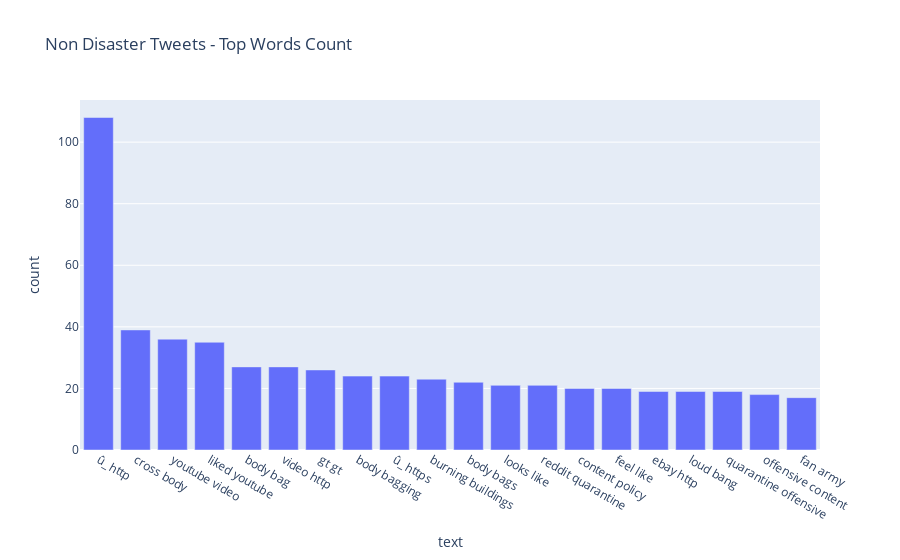

Notebook code for this chart:
### Code cell
df2 = pd.DataFrame(non_disaster_tweets_counter_bigram,
                   columns = ['text' , 'count'])

fig = px.bar(df2[:20],
             x='text',
             y='count',
             title="Non Disaster Tweets - Top Words Count")
fig.show()

### Figure 1 — Plotly figure (JSON) as saved in the notebook; plotly's stock layout.template omitted (floating-point values rounded to 4 significant figures)
{"data": [{"alignmentgroup": "True", "hovertemplate": "text=%{x}<br>count=%{y}<extra></extra>", "legendgroup": "", "marker": {"color": "#636efa"}, "name": "", "offsetgroup": "", "orientation": "v", "showlegend": false, "textposition": "auto", "type": "bar", "x": ["û_ http", "cross body", "youtube video", "liked youtube", "body bag", "video http", "gt gt", "body bagging", "û_ https", "burning buildings", "body bags", "looks like", "reddit quarantine", "content policy", "feel like", "ebay http", "loud bang", "quarantine offensive", "offensive content", "fan army"], "xaxis": "x", "y": [108, 39, 36, 35, 27, 27, 26, 24, 24, 23, 22, 21, 21, 20, 20, 19, 19, 19, 18, 17], "yaxis": "y"}], "layout": {"barmode": "relative", "legend": {"tracegroupgap": 0}, "title": {"text": "Non Disaster Tweets - Top Words Count"}, "xaxis": {"anchor": "y", "domain": [0, 1], "title": {"text": "text"}}, "yaxis": {"anchor": "x", "domain": [0, 1], "title": {"text": "count"}}}}
